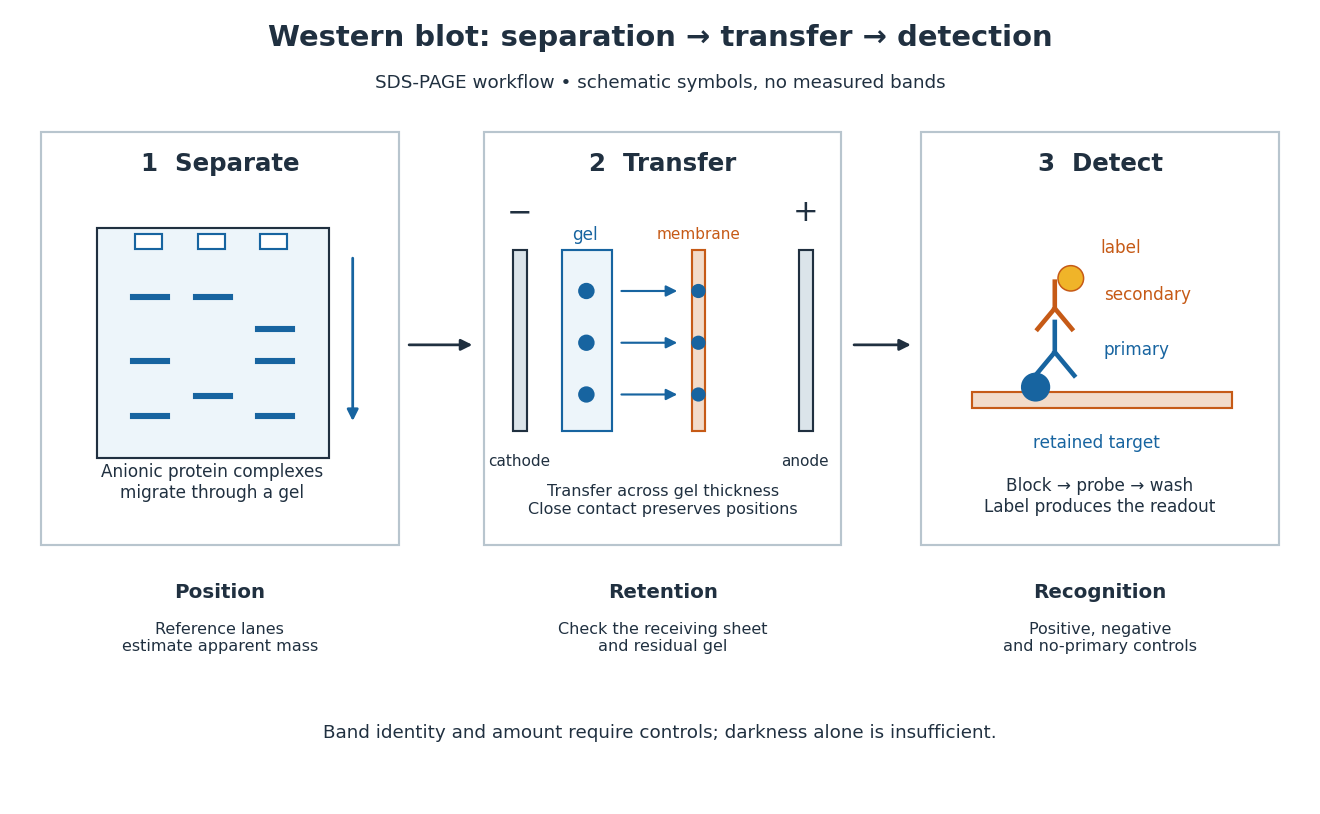

Generate this figure with Python:
"""Draw a schematic Western blot workflow; no experimental measurements.

Tested with Python 3.14, matplotlib 3.10.7 and numpy 2.3.5.
Run from _media; the matching PNG is written to the current directory.
"""

from pathlib import Path

import matplotlib.pyplot as plt
from matplotlib.patches import FancyArrowPatch, Rectangle, Circle


BLUE = "#1764a0"
INK = "#203040"
ORANGE = "#c65a16"


def box(ax, x, y, w, h, color="white", edge=INK, lw=1.4):
    ax.add_patch(Rectangle((x, y), w, h, facecolor=color, edgecolor=edge, lw=lw))


def arrow(ax, a, b, color=INK, lw=1.8):
    ax.add_patch(FancyArrowPatch(a, b, arrowstyle="-|>", mutation_scale=15,
                               color=color, lw=lw))


def antibody(ax, x, y, color, scale=1):
    ax.plot([x, x, x - .14 * scale], [y + .39 * scale, y + .17 * scale, y],
            color=color, lw=3)
    ax.plot([x, x + .14 * scale], [y + .17 * scale, y],
            color=color, lw=3)


def main():
    fig, ax = plt.subplots(figsize=(12, 7.4), dpi=110, facecolor="white")
    ax.set(xlim=(0, 12), ylim=(0, 7.4))
    ax.axis("off")
    ax.text(6, 7.08, "Western blot: separation → transfer → detection",
            ha="center", fontsize=19, weight="bold", color=INK)
    ax.text(6, 6.68, "SDS-PAGE workflow • schematic symbols, no measured bands",
            ha="center", fontsize=12, color=INK)

    for x, title in [(0.2, "1  Separate"), (4.35, "2  Transfer"), (8.45, "3  Detect")]:
        box(ax, x, 2.35, 3.35, 3.92, edge="#b8c5ce")
        ax.text(x + 1.675, 5.9, title, ha="center", fontsize=16,
                weight="bold", color=INK)

    box(ax, .72, 3.18, 2.18, 2.18, "#edf5fa")
    for x in [1.08, 1.67, 2.25]:
        box(ax, x, 5.16, .25, .14, "white", BLUE)
    for x, ys in [(1.08, [4.7, 4.1, 3.58]), (1.67, [4.7, 3.77]),
                  (2.25, [4.4, 4.1, 3.58])]:
        for y in ys:
            ax.plot([x - .02, x + .3], [y, y], color=BLUE, lw=4)
    arrow(ax, (3.12, 5.1), (3.12, 3.5), BLUE)
    ax.text(1.8, 2.8, "Anionic protein complexes\nmigrate through a gel", ha="center",
            fontsize=11, color=INK)

    # Section through the stack: negatively charged SDS-protein complexes
    # travel from the gel towards the membrane on the anode side.
    box(ax, 4.62, 3.43, .13, 1.72, "#dbe4ea")
    box(ax, 5.08, 3.43, .47, 1.72, "#edf5fa", BLUE)
    box(ax, 6.3, 3.43, .12, 1.72, "#f2dbc9", ORANGE)
    box(ax, 7.3, 3.43, .13, 1.72, "#dbe4ea")
    for y in [3.78, 4.27, 4.76]:
        ax.add_patch(Circle((5.31, y), .07, color=BLUE))
        arrow(ax, (5.61, y), (6.19, y), BLUE, 1.4)
        ax.add_patch(Circle((6.36, y), .06, color=BLUE))
    ax.text(4.68, 5.42, "−", ha="center", fontsize=20, color=INK)
    ax.text(7.36, 5.42, "+", ha="center", fontsize=20, color=INK)
    ax.text(4.68, 3.1, "cathode", ha="center", fontsize=10, color=INK)
    ax.text(5.3, 5.24, "gel", ha="center", fontsize=11, color=BLUE)
    ax.text(6.36, 5.25, "membrane", ha="center", fontsize=10, color=ORANGE)
    ax.text(7.36, 3.1, "anode", ha="center", fontsize=10, color=INK)
    ax.text(6.025, 2.65, "Transfer across gel thickness\nClose contact preserves positions",
            ha="center", fontsize=10.5, color=INK)

    box(ax, 8.92, 3.65, 2.44, .15, "#f2dbc9", ORANGE)
    ax.add_patch(Circle((9.52, 3.85), .13, facecolor=BLUE, edgecolor=BLUE))
    antibody(ax, 9.7, 3.96, BLUE, 1.3)
    antibody(ax, 9.7, 4.4, ORANGE, 1.15)
    ax.add_patch(Circle((9.85, 4.88), .12, facecolor="#f0b429", edgecolor=ORANGE))
    ax.text(10.13, 5.12, "label", fontsize=11, color=ORANGE)
    ax.text(10.16, 4.67, "secondary", fontsize=11, color=ORANGE)
    ax.text(10.16, 4.15, "primary", fontsize=11, color=BLUE)
    ax.text(9.5, 3.27, "retained target", fontsize=11, color=BLUE)
    ax.text(10.12, 2.67, "Block → probe → wash\nLabel produces the readout",
            ha="center", fontsize=11, color=INK)

    arrow(ax, (3.62, 4.25), (4.27, 4.25))
    arrow(ax, (7.79, 4.25), (8.38, 4.25))
    for x, title, detail in [(.2, "Position", "Reference lanes estimate apparent mass"),
                           (4.35, "Retention", "Check the receiving sheet and residual gel"),
                           (8.45, "Recognition", "Positive, negative and no-primary controls")]:
        ax.text(x + 1.675, 1.85, title, ha="center", fontsize=13,
                weight="bold", color=INK)
        ax.text(x + 1.675, 1.35, detail.replace(" estimate ", "\nestimate ")
                .replace(" and residual", "\nand residual")
                .replace(" and no-primary", "\nand no-primary"),
                ha="center", fontsize=10.5, color=INK)
    ax.text(6, .53, "Band identity and amount require controls; darkness alone is insufficient.",
            ha="center", fontsize=12, color=INK)
    fig.subplots_adjust(left=.015, right=.985, bottom=.025, top=.985)
    fig.savefig(Path(__file__).with_suffix(".png").name, facecolor="white", transparent=False)
    plt.close(fig)


if __name__ == "__main__":
    main()
